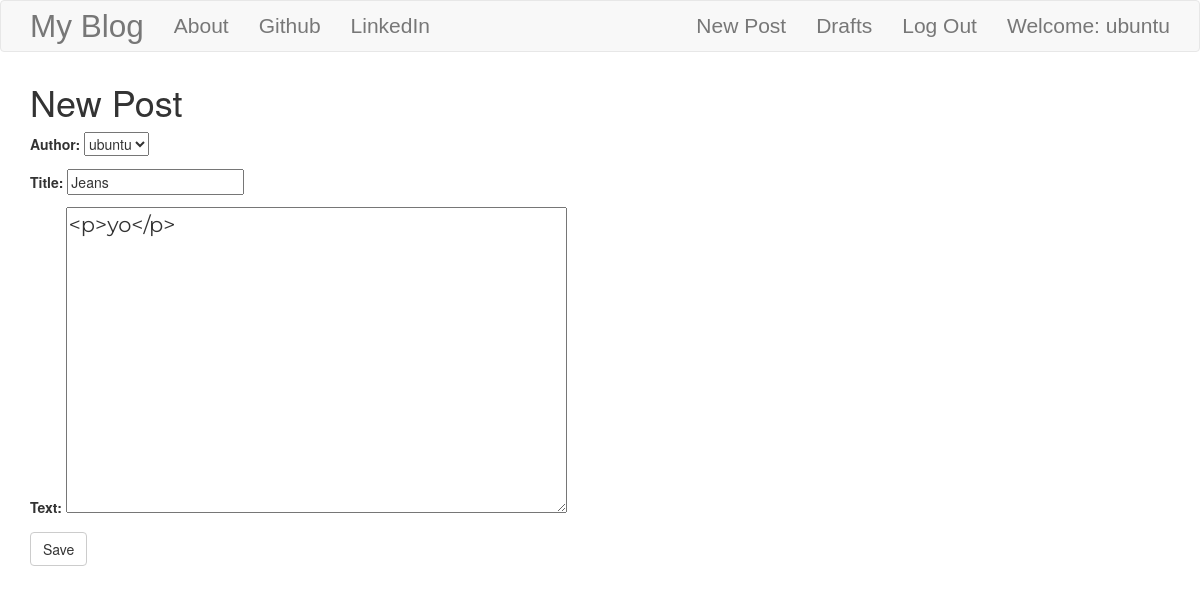
The app's page /post/10/edit/ (signed in) with its own data.
### app/models.py (models this page shows, shortened)
class Post(models.Model):
    author = models.ForeignKey('auth.User')
    title = models.CharField(max_length=200)
    text = models.TextField()
    created_date = models.DateTimeField(default=timezone.now)
    published_date = models.DateTimeField(blank=True,null=True)

### app/views.py (the view)
# urls.py: url(r'^post/(?P<pk>\d+)/edit/$', views.PostUpdateView.as_view(), name='post_edit'),
class PostUpdateView(LoginRequiredMixin,UpdateView):
    login_url = '/login/'
    redirect_field_name = 'app/post_detail.html'
    form_class = PostForm
    model = Post

### app/forms.py
class PostForm(forms.ModelForm):
    class Meta():
        model=Post
        fields=('author','title','text')
        widgets = {
            'title':forms.TextInput(attrs={'class':'textinputclass'}),
            'text':forms.Textarea(attrs={'class':'editable medium-editor-textarea postcontent'})
        }

### app/templates/app/post_form.html (shortened to what this page needs)
{% extends 'app/base.html' %}
{% block content %}
    <h1>New Post</h1>
    <form class="post-form" method="POST">
        {{form.as_p}}
        <button type="submit" class="save btn btn-default">Save</button>
    </form>
{% endblock %}

### app/templates/app/base.html (shortened to what this page needs)
<!DOCTYPE html>
{% load staticfiles %}
<html lang="en">
<head>
    <link rel="stylesheet" href="https://maxcdn.bootstrapcdn.com/bootstrap/3.3.6/css/bootstrap.min.css">
    <link rel="stylesheet" href="//cdn.jsdelivr.net/npm/medium-editor@latest/dist/css/medium-editor.min.css" type="text/css" media="screen" charset="utf-8">
    <link rel="stylesheet" href="{% static 'css/blog.css' %}" type="text/css" />
</head>
<body >
    <nav  class="navbar navbar-default techfont custom-navbar" >
        <div class="container">
            <ul class="nav navbar-nav">
                <li><a class='navbar-brand bigbrand' href="{% url 'post_list' %}">My Blog</a></li>
                <li><a href="{% url 'about' %}">About</a></li>
                <li><a href="https://www.github.com">Github</a></li>
                <li><a href="https://www.linkedin.com">LinkedIn</a></li>
            </ul>
            <ul class="nav navbar-nav navbar-right">
                {% if user.is_authenticated %}
                <li>
                    <a href="{% url 'post_new' %}">New Post</a>
                </li>
                <li>
                    <a href="{% url 'post_draft_list' %}">Drafts</a>
                </li>
                <li>
                    <a href="{% url 'logout' %}">Log Out </a>
                </li>
                <li>
                    <a>Welcome: {{ user.username }} </a>
                </li>
                    {% else %}
                    <li><a class="nav navbar-right" href="{% url 'login' %}"><span class="glyphicon glyphicon-user"></span></a></li>
                {% endif %}
            </ul>
        </div>
    </nav>
    <div  class="content container">
        <div class="row">
            <div class="col-md-8">
                <div class="blog_posts">
                    {% block content %}
                    {% endblock %}
                </div>
            </div>
        </div>
    </div>
</body>
</html>

### app/static/css/blog.css (style rules this page uses)
.techfont { font-family:'Rusddo One',sans-serif; font-size:1.5em; margin-bottom:10px; }
.bigbrand { font-size:1.5em; }
.postcontent { font-family:'Montserrat'; font-size:1.5em; }

### records on screen
Post: author "ubuntu", title "Jeans", text "<p>yo</p>"

### other values on screen
{{ user.username }} "ubuntu"
